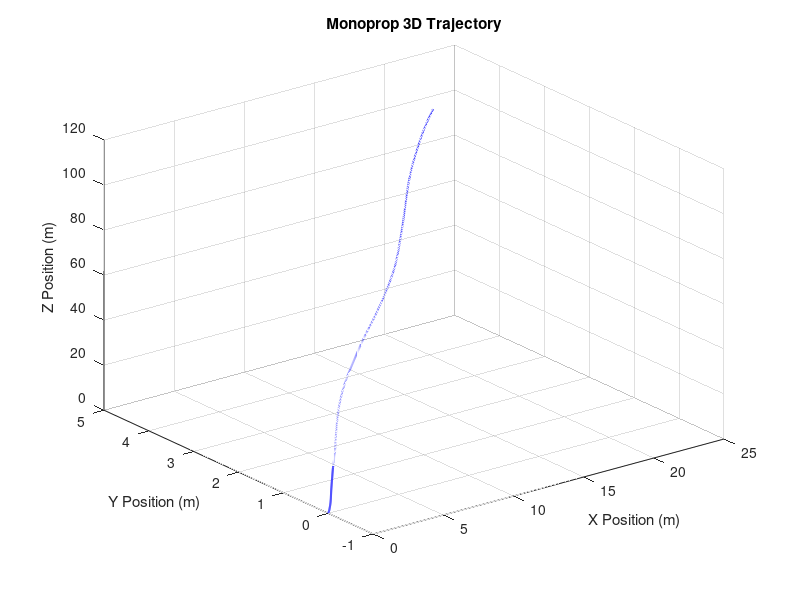
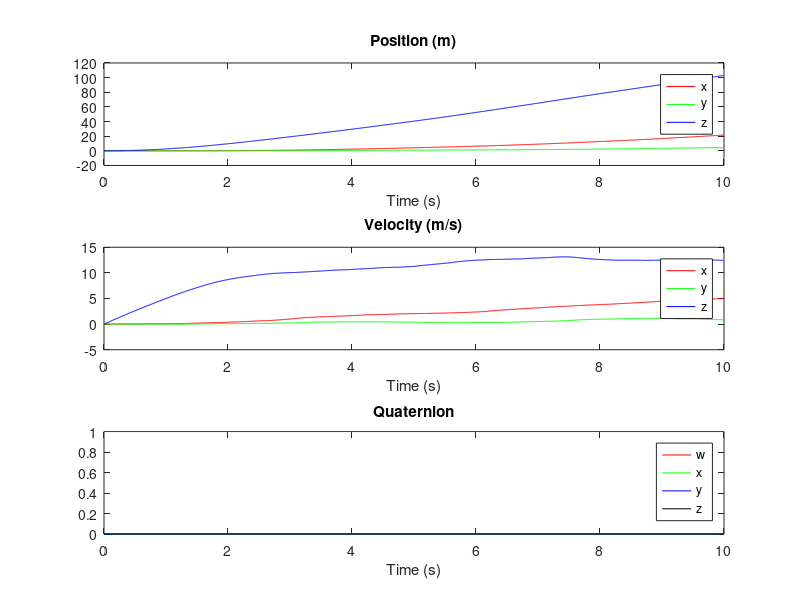

Write the MATLAB code that produced these figures, in order.
function monocopter_dynamics_with_wind()
    % Simulation parameters
    dt = 0.01;  % Time step (seconds)
    t_end = 10;  % Simulation time (seconds)
    num_steps = floor(t_end / dt);  % Number of time steps

    % Physical constants and parameters
    m = 1.0;  % Mass of the monocopter (kg)
    g = 9.81;  % Gravitational acceleration (m/s^2)
    k_D = 0.1;  % Drag coefficient
    k_wind = 0.05;  % Wind drag coefficient
    T = 10;  % Thrust magnitude (N)

    % Moments of inertia (kg*m^2)
    I_x = 1.0;
    I_y = 2.0;
    I_z = 1.0;
    I = [I_x, I_y, I_z];  % Inertia tensor diagonal elements

    % Initial conditions
    r = [0; 0; 0];  % Initial position (m)
    v = [0; 0; 0];  % Initial velocity (m/s)
    q = [1; 0; 0; 0];  % Initial quaternion (neutral orientation)
    omega = [0; 0; 0];  % Initial angular velocity (rad/s)
    thrust_dir_body = [0; 0; 1.5];  % Thrust in the body frame (along z-axis)

    % Pre-allocate arrays to store results
    position_history = zeros(3, num_steps);
    velocity_history = zeros(3, num_steps);
    quaternion_history = zeros(4, num_steps);
    angular_velocity_history = zeros(3, num_steps);

    % Initial wind velocity (random starting point)
    v_wind = [randn(); randn(); randn()] * 2;  % Random initial wind velocity in m/s

    % Main simulation loop
    for step = 1:num_steps
        t = (step - 1) * dt;  % Current time

        % Random wind velocity (updates over time with noise)
        % Apply Gaussian noise and a smoothing factor to simulate randomness
        v_wind = v_wind + 0.1 * randn(3, 1);  % Smooth random walk for wind changes

        % Store history
        position_history(:, step) = r;
        velocity_history(:, step) = v;
        quaternion_history(:, step) = q;
        angular_velocity_history(:, step) = omega;

        % 1. Compute rotational dynamics (Euler's equations)
        M = [0; 0; 0];  % No external torques in this case
        omega_dot = euler_equations(omega, M, I);

        % Update angular velocity
        omega = omega + omega_dot * dt;

        % 2. Compute quaternion kinematics
        q_dot = 0.5 * omega_matrix(omega) * q;

        % Update quaternion and normalize
        q = q + q_dot * dt;
        q = q / norm(q);  % Normalize to maintain unit quaternion

        % 3. Compute translational dynamics (Newton's second law)
        % Compute the rotation matrix from the quaternion
        R_b_to_w = quat_to_rotation_matrix(q);

        % Thrust in world frame
        thrust_world = R_b_to_w * thrust_dir_body * T;

        % Relative velocity between the monocopter and the wind
        v_rel = v - v_wind;

        % Wind force proportional to relative velocity squared
        F_wind = -k_wind * norm(v_rel) * v_rel;

        % Net force = thrust - gravity - drag + wind force
        gravity = [0; 0; -m * g];
        drag = -k_D * v;
        F_net = thrust_world + gravity + drag + F_wind;

        % Acceleration
        a = F_net / m;

        % Update velocity and position
        v = v + a * dt;
        r = r + v * dt;
    end

    % Plot results
    plot_results(position_history, velocity_history, quaternion_history, angular_velocity_history, dt);
end

%% Function to calculate the angular acceleration using Euler's equations
function omega_dot = euler_equations(omega, M, I)
    % Extract moments of inertia
    I_x = I(1);
    I_y = I(2);
    I_z = I(3);

    % Euler's equations
    omega_x = omega(1);
    omega_y = omega(2);
    omega_z = omega(3);
    omega_dot_x = (M(1) + (I_y - I_z) * omega_y * omega_z) / I_x;
    omega_dot_y = (M(2) + (I_z - I_x) * omega_z * omega_x) / I_y;
    omega_dot_z = (M(3) + (I_x - I_y) * omega_x * omega_y) / I_z;

    omega_dot = [omega_dot_x; omega_dot_y; omega_dot_z];
end

%% Function to compute the angular velocity matrix Omega for quaternion kinematics
function Omega = omega_matrix(omega)
    omega_x = omega(1);
    omega_y = omega(2);
    omega_z = omega(3);

    Omega = [0, -omega_x, -omega_y, -omega_z;
             omega_x, 0, omega_z, -omega_y;
             omega_y, -omega_z, 0, omega_x;
             omega_z, omega_y, -omega_x, 0];
end

%% Function to convert a quaternion to a rotation matrix
function R = quat_to_rotation_matrix(q)
    w = q(1);
    x = q(2);
    y = q(3);
    z = q(4);

    % Compute the rotation matrix
    R = [1 - 2*y^2 - 2*z^2, 2*x*y - 2*z*w, 2*x*z + 2*y*w;
         2*x*y + 2*z*w, 1 - 2*x^2 - 2*z^2, 2*y*z - 2*x*w;
         2*x*z - 2*y*w, 2*y*z + 2*x*w, 1 - 2*x^2 - 2*y^2];
end

%% Function to plot simulation results
function plot_results(position_history, velocity_history, quaternion_history, angular_velocity_history, dt)
    time = (0:size(position_history, 2) - 1) * dt;

    % 3D Trajectory plot
    figure;
    plot3(position_history(1, :), position_history(2, :), position_history(3, :), 'b-', 'LineWidth', 1.5);
    grid on;
    title('Monoprop 3D Trajectory');
    xlabel('X Position (m)');
    ylabel('Y Position (m)');
    zlabel('Z Position (m)');
    view(3);  % Set 3D view for better visualization

    % Position, velocity, quaternion and angular velocity history
    figure;
    subplot(3, 1, 1);
    plot(time, position_history(1, :), 'r', time, position_history(2, :), 'g', time, position_history(3, :), 'b');
    title('Position (m)');
    xlabel('Time (s)');
    legend('x', 'y', 'z');

    subplot(3, 1, 2);
    plot(time, velocity_history(1, :), 'r', time, velocity_history(2, :), 'g', time, velocity_history(3, :), 'b');
    title('Velocity (m/s)');
    xlabel('Time (s)');
    legend('x', 'y', 'z');

    subplot(3, 1, 3);
    plot(time, quaternion_history(1, :), 'r', time, quaternion_history(2, :), 'g', time, quaternion_history(3, :), 'b', time, quaternion_history(4, :), 'k');
    title('Quaternion');
    xlabel('Time (s)');
    legend('w', 'x', 'y', 'z');
end
